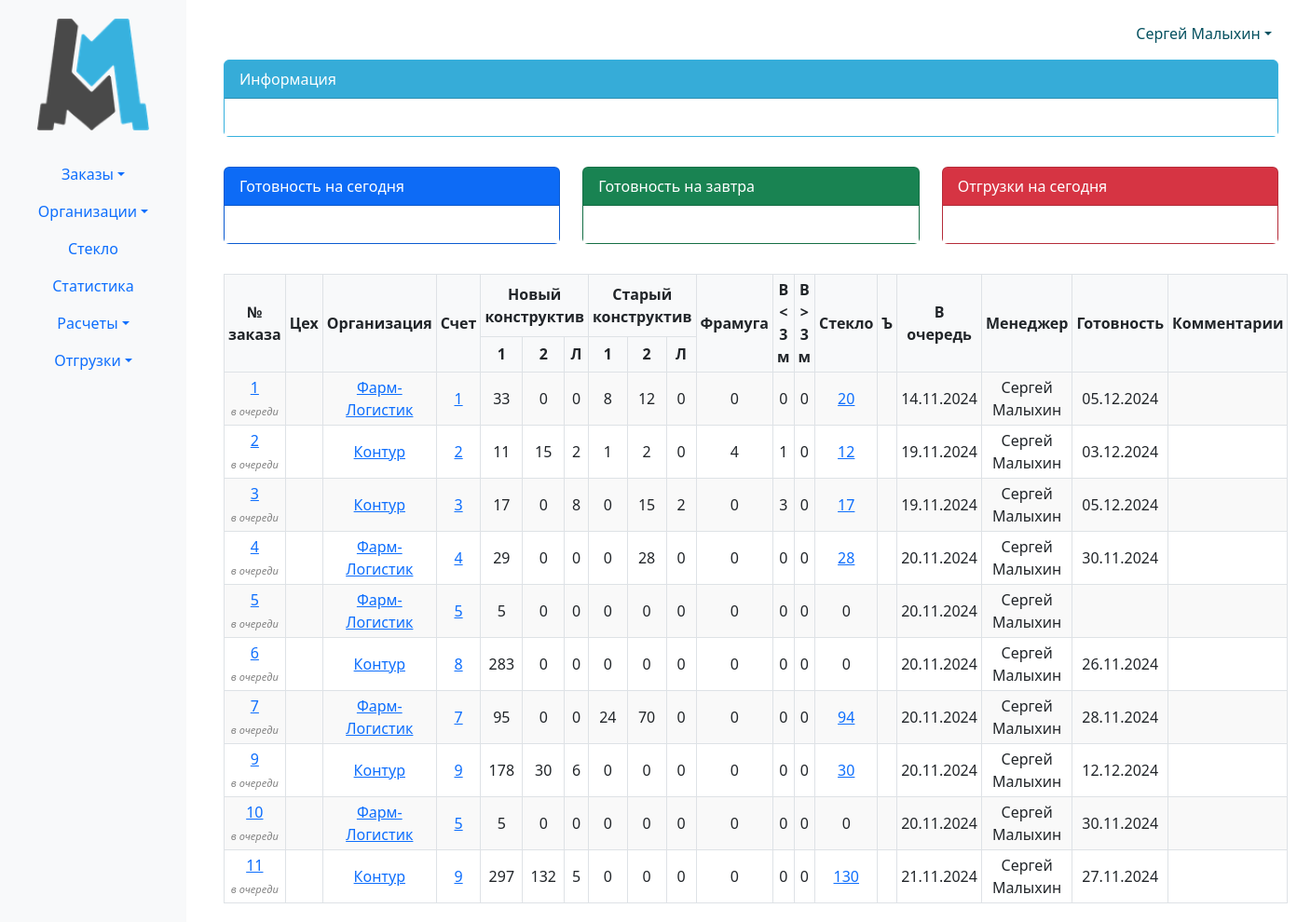
Screenshot of /erp_main/orders_list/ (signed in) with the database file from the repository.
### erp_main/models.py (models this page shows, shortened)
class Order(models.Model):
    internal_order_number = models.CharField(max_length=255, unique=True)
    created_at = models.DateTimeField(auto_now_add=True)
    order_file = models.FileField(upload_to='uploads/')
    invoice = models.ForeignKey(Invoice, related_name='invoice',blank=True, null=True, on_delete=models.CASCADE)
    due_date = models.DateField(null=True, blank=True)
    comment = models.TextField(blank=True, null=True)
    def get_items_filtered(self):
        return self.items.exclude(p_status__in=['changed', 'canceled'])
    @property
    def doors_1_nk(self):
        return self.get_items_filtered().filter(
            p_kind='door',
            p_construction='NK',
            p_active_trim=None,
        ).aggregate(total=Sum('p_quantity'))['total'] or 0
    @property
    def doors_2_nk(self):
        return self.get_items_filtered().filter(
            p_kind='door',
            p_construction='NK',
            p_active_trim__isnull=False,
        ).aggregate(total=Sum('p_quantity'))['total'] or 0
    @property
    def hatch_nk(self):
        return self.get_items_filtered().filter(
            p_kind='hatch',
            p_construction='NK',
        ).aggregate(total=Sum('p_quantity'))['total'] or 0
    @property
    def doors_1_sk(self):
        return self.get_items_filtered().filter(
            p_kind='door',
            p_construction='SK',
            p_active_trim=None,
        ).aggregate(total=Sum('p_quantity'))['total'] or 0
    @property
    def doors_2_sk(self):
        return self.get_items_filtered().filter(
            p_kind='door',
            p_construction='SK',
            p_active_trim__isnull=False,
        ).aggregate(total=Sum('p_quantity'))['total'] or 0
    @property
    def hatch_sk(self):
        return self.get_items_filtered().filter(
            p_kind='hatch',
            p_construction='SK',
        ).aggregate(total=Sum('p_quantity'))['total'] or 0
    @property
    def transom(self):
        return self.get_items_filtered().filter(
            p_kind='transom',
        ).aggregate(total=Sum('p_quantity'))['total'] or 0
    @property
    def gate(self):
        return self.get_items_filtered().filter(
            p_kind='gate',
            p_width__lt=3000,
            p_height__lt=3000,
        ).aggregate(total=Sum('p_quantity'))['total'] or 0
    @property
    def gate_3000(self):
        return self.get_items_filtered().filter(
            Q(p_kind='gate') & (Q(p_width__gte=3000) | Q(p_height__gte=3000)),
        ).aggregate(total=Sum('p_quantity'))['total'] or 0
    @property
    def glass(self):
        return self.get_items_filtered().filter(Q(p_glass__isnull=False) &
                                                ~Q(p_glass={})).aggregate(total=Sum('p_quantity'))['total'] or 0
    @property
    def status(self): # раскидываем позиции по статусам
        in_query = self.get_items_filtered().filter(p_status='in_query').aggregate(total=Sum('p_quantity'))['total'] or 0
        product = self.get_items_filtered().filter(p_status='product').aggregate(total=Sum('p_quantity'))['total'] or 0
        ready = self.get_items_filtered().filter(p_status='ready').aggregate(total=Sum('p_quantity'))['total'] or 0
        shipped = self.get_items_filtered().filter(p_status='shipped').aggregate(total=Sum('p_quantity'))['total'] or 0
        if in_query > 0 and product == 0 and ready == 0 and shipped == 0:
            return f'в очереди'
        elif in_query == 0 and product > 0 and ready == 0 and shipped == 0:
            return f'запущен'
        elif in_query == 0 and product == 0 and ready > 0 and shipped == 0:
            return f'готов'
        elif in_query == 0 and product == 0 and ready == 0 and shipped > 0:
            return f'отгружен'
        else:
            return f'всё сложно'

class Invoice(models.Model):
    number = models.CharField(max_length=5, blank=True, null=True)
    organization = models.ForeignKey(Organization, related_name='organization', on_delete=models.CASCADE)
    date = models.DateField()
    amount = models.IntegerField(default=0)
    payed_amount = models.IntegerField(default=0)
    shipping_amount = models.IntegerField(default=0)
    montage_amount = models.IntegerField(default=0)
    legal_entity = models.ForeignKey(LegalEntity, related_name='legal_entity', on_delete=models.CASCADE)
    invoice_file = models.FileField(upload_to='invoices/', blank=True, null=True)
    year = models.PositiveIntegerField(editable=False)
    class Meta:
        constraints = [
            models.UniqueConstraint(fields=['number', 'legal_entity', 'year'], name='unique_field_combination')
        ]

class Organization(models.Model):
    FOOTING_CHOICES = (
        ('ustav', 'устава'),
        ('attorney', 'доверенности')
    )
    KIND_CHOICES = (
        ('ooo', 'ООО'),
        ('ao', 'АО'),
        ('zao', 'ЗАО'),
        ('ip', 'ИП'),
    )
    kind = models.CharField(max_length=100, blank=True, null=True, choices=KIND_CHOICES)
    phone_number = models.CharField(max_length=15, blank=True, null=True)
    name_fl = models.CharField(max_length=15, blank=True, null=True)
    user = models.ForeignKey(User, related_name='organizations', on_delete=models.CASCADE)
    ceo_footing = models.CharField(max_length=30, choices=FOOTING_CHOICES)
    name = models.CharField(max_length=100, blank=True, null=True)
    inn = models.CharField(max_length=15, blank=True, null=True)
    ogrn = models.CharField(max_length=15, blank=True, null=True)
    kpp = models.CharField(max_length=15, blank=True, null=True)
    r_s = models.CharField(max_length=25, blank=True, null=True)
    bank = models.CharField(max_length=300, blank=True, null=True)
    bik = models.CharField(max_length=10, blank=True, null=True)
    k_s = models.CharField(max_length=25, blank=True, null=True)
    address = models.CharField(max_length=150, blank=True, null=True)
    email = models.EmailField(blank=True, null=True)
    ceo_title = models.CharField(max_length=30, blank=True, null=True)
    ceo_name = models.CharField(max_length=150, blank=True, null=True)
    contracts = models.FileField(upload_to='contracts/', blank=True, null=True)
    def __str__(self):
        if self.name_fl:
            return f'{self.name_fl} ({self.phone_number})'
        return self.name
    class Meta:
        verbose_name_plural = 'Организации'

### erp_main/views.py (the view)
# urls.py: path('orders_list/', views.orders_list, name='orders_list'),
@login_required(login_url='login')
def orders_list(request):
    if request.user.is_staff:
        return render(request, 'orders_list.html', {'orders': Order.objects.all()})
    else:
        return render(request, 'orders_list.html', {'orders': Order.objects.filter(user=request.user)()})

### erp_main/templates/orders_list.html (shortened to what this page needs)
{% extends 'base.html' %}
{% block content %}
<table>
    <thead>
        <tr>
            <th rowspan="2">№ заказа</th>
            <th rowspan="2">Цех</th>
            <th rowspan="2">Организация</th>
            <th rowspan="2">Счет</th>
            <th colspan="3">Новый конструктив</th>
            <th colspan="3">Старый конструктив</th>
            <th rowspan="2">Фрамуга</th>
            <th rowspan="2">В < 3 м</th>
            <th rowspan="2">В > 3 м</th>
            <th rowspan="2">Стекло</th>
            <th rowspan="2">Ъ</th>
            <th rowspan="2">В очередь</th>
            <th rowspan="2">Менеджер</th>
            <th rowspan="2">Готовность</th>
            <th rowspan="2">Комментарии</th>
        </tr>
        <tr>
            <th>1</th>
            <th>2</th>
            <th>Л</th>
            <th>1</th>
            <th>2</th>
            <th>Л</th>
        </tr>
    </thead>
    <tbody>
        {% for order in orders %}
            <tr>
                <td>
                    <a href="{% url 'order_detail' order.id %}">{{ order.id }}</a>
                    <br>
                    <span style="font-size: 11px; font-style: italic; color: grey;">{{ order.status }}</span>
                </td>
                <td></td>
                <td>
                    <a href="{% url 'organization_detail' order.invoice.organization.id %}">{{ order.invoice.organization }}</a>
                </td>
                <td>
                    <a href="{% url 'invoice_detail' order.invoice.id %}">{{ order.invoice.number }}</a>
                </td>
                <td>{{ order.doors_1_nk }}</td>
                <td>{{ order.doors_2_nk }}</td>
                <td>{{ order.hatch_nk }}</td>
                <td>{{ order.doors_1_sk }}</td>
                <td>{{ order.doors_2_sk }}</td>
                <td>{{ order.hatch_sk }}</td>
                <td>{{ order.transom }}</td>
                <td>{{ order.gate }}</td>
                <td>{{ order.gate_3000 }}</td>
                <td>
                    {% if order.glass != 0 %}
                        <a href="{% url 'glass_info' order.id %}">{{ order.glass }}</a>
                    {% else %}
                        {{ order.glass }}
                    {% endif %}
                </td>
                <td></td>
                <td>{{ order.created_at|date:"d.m.Y" }}</td>
                <td>{{ order.invoice.organization.user.get_full_name }}</td>
                <td>{{ order.due_date|date:"d.m.Y" }}</td>
                <td></td>
            </tr>
        {% endfor %}
    </tbody>
</table>
{% endblock %}

### templates/base.html (shortened to what this page needs)
{% load static %}
<!DOCTYPE html>
<html lang="ru">
<head>
    <link href="https://cdn.jsdelivr.net/npm/bootstrap@5.3.0-alpha1/dist/css/bootstrap.min.css" rel="stylesheet">
</head>
<body>
<div class="container-fluid">
    <div class="row">
        <nav class="col-md-2 d-none d-md-block bg-light sidebar">
            <div style="text-align: center;">
                <a href="{% url 'index' %}">
                    <img src="{% static 'erp_main/images/logo.png' %}" style="width: 120px; height: auto;" alt="Главная">
                </a>
            </div>
            <br>
            <div class="sidebar-sticky">
                <ul class="nav flex-column text-center">
                    <li class="nav-item dropdown">
                        <a class="nav-link dropdown-toggle" href="#" role="button" data-bs-toggle="dropdown" aria-expanded="false">Заказы</a>
                    </li>
                    <li class="nav-item dropdown">
                        <a class="nav-link dropdown-toggle" href="#" role="button" data-bs-toggle="dropdown" aria-expanded="false">Организации</a>
                    </li>
                    <li class="nav-item">
                        <a class="nav-link" href="#">Стекло</a>
                    </li>
                    <li class="nav-item">
                        <a class="nav-link" href="#">Статистика</a>
                    </li>
                    <li class="nav-item dropdown">
                        <a class="nav-link dropdown-toggle" href="#" role="button" data-bs-toggle="dropdown" aria-expanded="false">Расчеты</a>
                    </li>
                    <li class="nav-item dropdown">
                        <a class="nav-link dropdown-toggle" href="#" role="button" data-bs-toggle="dropdown" aria-expanded="false">Отгрузки</a>
                    </li>
                </ul>
            </div>
        </nav>
        <main role="main" class="col-md-10 main-content">
            <div class="row my-1">
                <div class="col-md-12">
                    <div class="row mb-0">
                        <div class="col-md-2 text-center" style="background: none;">
                            <div class="alert alert-info" role="alert">
                                {% if user.is_authenticated %}
                                    <li class="nav-item dropdown">
                                        <a class="nav-link dropdown-toggle" href="#" role="button" data-bs-toggle="dropdown" aria-expanded="false">{{ user.first_name }} {{ user.last_name }}</a>
                                    </li>
                                {% endif %}
                            </div>
                        </div>
                    </div>
                    <div class="card mb-3 text-white" id="first-block">
                        <div class="card-header">Информация</div>
                        <div class="card-body">
                        </div>
                    </div>
                </div>
            </div>
            <div class="row my-3">
                <div class="col-md-4">
                    <div class="card text-white bg-primary mb-3">
                        <div class="card-header">Готовность на сегодня</div>
                        <div class="card-body">
                        </div>
                    </div>
                </div>
                <div class="col-md-4">
                    <div class="card text-white bg-success mb-3">
                        <div class="card-header">Готовность на завтра</div>
                        <div class="card-body">
                        </div>
                    </div>
                </div>
                <div class="col-md-4">
                    <div class="card text-white bg-danger mb-3">
                        <div class="card-header">Отгрузки на сегодня</div>
                        <div class="card-body">
                        </div>
                    </div>
                </div>
            </div>
        {% block content %}
        {% endblock %}
        </main>
    </div>
</div>
</body>
</html>

### templates/base.html (style rules this page uses)
.alert-info { background: none; padding-top: 0; padding-bottom: 0; border: none; }
.nav-item { position: relative; list-style: none; }
.nav-link { transition: background-color 0.3s; border-radius: 5px; }
.sidebar { width: 200px; padding-top: 20px; position: fixed; height: 100%; overflow-y: auto; background-color: #f8f9fa !important; }
.main-content { margin-left: 220px; padding: 20px; flex-grow: 1; }
table { border-collapse: collapse; width: 100%; }
th, td { border: 1px solid #dee2e6; padding: 8px; text-align: left; }
tr:nth-child(odd) { background-color: #f9f9f9; }
tr:nth-child(even) { background-color: #ffffff; }
.card-body { text-align: center; background-color: white; }
#first-block { border: 1px solid #37b1de; background-color: #37b1de; }

### erp_main/templates/orders_list.html (style rules this page uses)
table { border-collapse: collapse; width: 100%; margin: 0 auto; }
th, td { padding: 4px; text-align: center; vertical-align: middle; border: 1px solid #dee2e6; }
th { background-color: #f8f9fa; }

### rows the page displays
Order: id "1", status "в очереди", invoice.organization "Фарм-Логистик", invoice.number "1", doors_1_nk "33", doors_2_nk "0", hatch_nk "0", doors_1_sk "8", doors_2_sk "12", hatch_sk "0", transom "0", gate "0", gate_3000 "0", glass "20", created_at "14.11.2024", invoice.organization.user.get_full_name "Сергей Малыхин", due_date "05.12.2024"
Order: id "2", status "в очереди", invoice.organization "Контур", invoice.number "2", doors_1_nk "11", doors_2_nk "15", hatch_nk "2", doors_1_sk "1", doors_2_sk "2", hatch_sk "0", transom "4", gate "1", gate_3000 "0", glass "12", created_at "19.11.2024", invoice.organization.user.get_full_name "Сергей Малыхин", due_date "03.12.2024"
Order: id "3", status "в очереди", invoice.organization "Контур", invoice.number "3", doors_1_nk "17", doors_2_nk "0", hatch_nk "8", doors_1_sk "0", doors_2_sk "15", hatch_sk "2", transom "0", gate "3", gate_3000 "0", glass "17", created_at "19.11.2024", invoice.organization.user.get_full_name "Сергей Малыхин", due_date "05.12.2024"
Order: id "4", status "в очереди", invoice.organization "Фарм-Логистик", invoice.number "4", doors_1_nk "29", doors_2_nk "0", hatch_nk "0", doors_1_sk "0", doors_2_sk "28", hatch_sk "0", transom "0", gate "0", gate_3000 "0", glass "28", created_at "20.11.2024", invoice.organization.user.get_full_name "Сергей Малыхин", due_date "30.11.2024"
Order: id "5", status "в очереди", invoice.organization "Фарм-Логистик", invoice.number "5", doors_1_nk "5", doors_2_nk "0", hatch_nk "0", doors_1_sk "0", doors_2_sk "0", hatch_sk "0", transom "0", gate "0", gate_3000 "0", glass "0", created_at "20.11.2024", invoice.organization.user.get_full_name "Сергей Малыхин"
Order: id "6", status "в очереди", invoice.organization "Контур", invoice.number "8", doors_1_nk "283", doors_2_nk "0", hatch_nk "0", doors_1_sk "0", doors_2_sk "0", hatch_sk "0", transom "0", gate "0", gate_3000 "0", glass "0", created_at "20.11.2024", invoice.organization.user.get_full_name "Сергей Малыхин", due_date "26.11.2024"
Order: id "7", status "в очереди", invoice.organization "Фарм-Логистик", invoice.number "7", doors_1_nk "95", doors_2_nk "0", hatch_nk "0", doors_1_sk "24", doors_2_sk "70", hatch_sk "0", transom "0", gate "0", gate_3000 "0", glass "94", created_at "20.11.2024", invoice.organization.user.get_full_name "Сергей Малыхин", due_date "28.11.2024"
Order: id "9", status "в очереди", invoice.organization "Контур", invoice.number "9", doors_1_nk "178", doors_2_nk "30", hatch_nk "6", doors_1_sk "0", doors_2_sk "0", hatch_sk "0", transom "0", gate "0", gate_3000 "0", glass "30", created_at "20.11.2024", invoice.organization.user.get_full_name "Сергей Малыхин", due_date "12.12.2024"
Order: id "10", status "в очереди", invoice.organization "Фарм-Логистик", invoice.number "5", doors_1_nk "5", doors_2_nk "0", hatch_nk "0", doors_1_sk "0", doors_2_sk "0", hatch_sk "0", transom "0", gate "0", gate_3000 "0", glass "0", created_at "20.11.2024", invoice.organization.user.get_full_name "Сергей Малыхин", due_date "30.11.2024"
Order: id "11", status "в очереди", invoice.organization "Контур", invoice.number "9", doors_1_nk "297", doors_2_nk "132", hatch_nk "5", doors_1_sk "0", doors_2_sk "0", hatch_sk "0", transom "0", gate "0", gate_3000 "0", glass "130", created_at "21.11.2024", invoice.organization.user.get_full_name "Сергей Малыхин", due_date "27.11.2024"

### other values shown
{{ user.first_name }} "Сергей"
{{ user.last_name }} "Малыхин"
